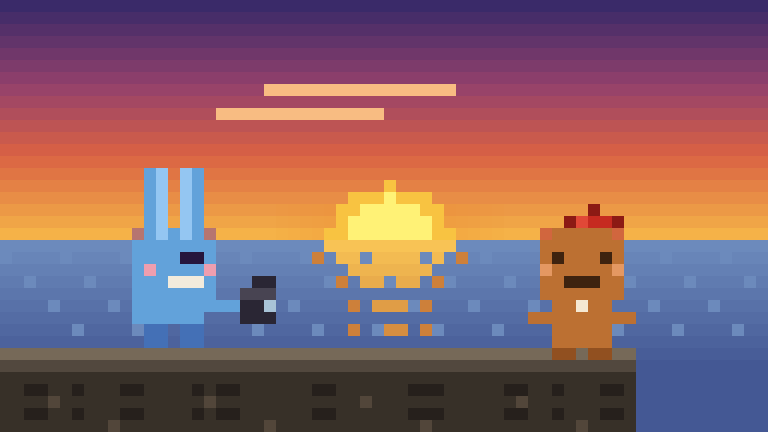

Here is the Python script that generated this plot:
from PIL import Image

W, H = 64, 36
S = 12

def set_px(canvas, x, y, color):
    if 0 <= x < W and 0 <= y < H:
        canvas[y][x] = color

def wrow(canvas, y, x1, x2, color):
    for x in range(x1, min(x2+1, W)):
        set_px(canvas, x, y, color)

def fill(canvas, y1, y2, x1, x2, color):
    for y in range(y1, y2+1):
        wrow(canvas, y, x1, x2, color)

def blend(c1, c2, t):
    t = max(0.0, min(1.0, t))
    return tuple(int(c1[i]*(1-t) + c2[i]*t) for i in range(3))

# ── Colors ───────────────────────────────────────────────────────────────────
SKY_TOP  = (58, 42, 105)
SKY_MID  = (148, 65, 108)
SKY_WARM = (218, 98, 68)
SKY_HOR  = (245, 178, 72)
SUN_C    = (255, 242, 118)
SUN_O    = (248, 195, 65)
SUN_GLOW = (238, 138, 48)

SEA_NEAR = (68, 88, 148)
SEA_MID  = (108, 138, 188)
REFL_HI  = (248, 195, 85)
REFL_MID = (205, 128, 58)

CLIFF    = (38, 32, 48)
CLIFF_LT = (62, 52, 72)

# 堤坝/栈桥颜色
PIER     = (82, 72, 62)     # 石头堤坝
PIER_LT  = (118, 105, 88)   # 顶面亮色
PIER_DK  = (55, 48, 40)     # 侧面暗色

GB       = (188, 112, 50)
GBD      = (145, 80, 32)
GBE      = (62, 35, 15)
GB_ICING = (245, 232, 210)
GB_CHEEK = (228, 152, 98)
HAT_RED  = (198, 42, 32)
HAT_DARK = (140, 26, 20)
HAT_LITE = (225, 72, 55)

BUN      = (98, 162, 218)
BUND     = (68, 112, 182)
BUNE     = (38, 22, 60)
BUN_LT   = (148, 198, 242)
BUN_BLUSH= (238, 158, 175)

CAM      = (42, 38, 52)
CAM_LT   = (72, 68, 82)
CAM_LENS = (168, 195, 215)

def draw():
    HORIZON = 20
    canvas = [[SKY_TOP]*W for _ in range(H)]

    # ── Sky gradient ─────────────────────────────────────────────────────────
    for y in range(HORIZON):
        t = y / (HORIZON - 1)
        if t < 0.35:
            col = blend(SKY_TOP, SKY_MID, t / 0.35)
        elif t < 0.65:
            col = blend(SKY_MID, SKY_WARM, (t - 0.35) / 0.30)
        else:
            col = blend(SKY_WARM, SKY_HOR, (t - 0.65) / 0.35)
        wrow(canvas, y, 0, W-1, col)

    # ── Sun（居中，x=32）────────────────────────────────────────────────────
    SX, SY = 32, HORIZON - 1
    for dy in range(-4, 5):
        for dx in range(-5, 6):
            if (dx*dx)/25.0 + (dy*dy)/16.0 <= 1.0:
                gy = SY + dy
                gx = SX + dx
                if 0 <= gx < W and gy < HORIZON:
                    inner = (dx*dx)/12.0 + (dy*dy)/9.0 <= 1.0
                    set_px(canvas, gx, gy, SUN_C if inner else SUN_O)
    # 光晕
    for y in range(HORIZON-3, HORIZON):
        for x in range(SX-10, SX+11):
            d = abs(x - SX) / 10.0
            if canvas[y][x] not in [SUN_C, SUN_O]:
                t = max(0, 1.0 - d)
                canvas[y][x] = blend(canvas[y][x], SUN_GLOW, t * 0.5)

    # ── 晚霞云彩 ─────────────────────────────────────────────────────────────
    CLOUD_C = (248, 188, 130)  # 淡橙
    # 中部淡云条（y=7–9，太阳上方）
    for x in range(22, 38):  set_px(canvas, x, 7, CLOUD_C)
    for x in range(18, 32):  set_px(canvas, x, 9, CLOUD_C)

    # ── 海面（y=20–35，右侧全海水）──────────────────────────────────────────
    for y in range(HORIZON, H):
        t = min((y - HORIZON) / 10, 1.0)
        wrow(canvas, y, 0, W-1, blend(SEA_MID, SEA_NEAR, t))
    # 太阳倒影（靠近堤坝处隔行被海水横穿）
    BREAK_ROWS = {24, 26, 28, 30}  # 横穿行（海水穿越倒影）
    for y in range(HORIZON, 31):
        rw = max(1, 5 - (y - HORIZON))
        rc = blend(REFL_HI, REFL_MID, (y-HORIZON)/9)
        if y in BREAK_ROWS:
            pass  # 海水横穿，跳过倒影
        else:
            for dx in range(-rw, rw+1):
                set_px(canvas, SX+dx, y, rc)
            if (y - HORIZON) % 2 == 1:
                set_px(canvas, SX-rw-2, y, REFL_MID)
                set_px(canvas, SX+rw+2, y, REFL_MID)
    # 海面波光
    for yi, y in enumerate([21, 23, 25, 27]):
        offset = yi * 2
        for x in range(offset, W, 5):
            if canvas[y][x] not in [REFL_HI, REFL_MID]:
                set_px(canvas, x, y, SEA_MID)

    # ── 陆地/悬崖（左侧，y=31–35，x=0–14）──────────────────────────────────
    for y in range(31, H):
        wrow(canvas, y, 0, 14, CLIFF)
    wrow(canvas, 31, 0, 14, CLIFF_LT)

    # ── 堤坝（顶面 y=29–30，末端 x=52）────────────────────────────────────
    PIER_Y1 = 29
    PIER_X2 = 52
    wrow(canvas, PIER_Y1,   0, PIER_X2, PIER_LT)
    wrow(canvas, PIER_Y1+1, 0, PIER_X2, PIER)
    for y in range(31, H):
        wrow(canvas, y, 0, PIER_X2, PIER_DK)
    # 堤坝侧面材质：横向石缝
    PIER_CRACK = (38, 32, 28)   # 深缝
    PIER_HI    = (82, 70, 58)   # 高光点
    for y in [32, 34]:
        for x in range(2, PIER_X2, 8):
            set_px(canvas, x, y, PIER_CRACK)
            set_px(canvas, x+1, y, PIER_CRACK)
    # 竖向分隔缝（石块间距）
    for x in range(6, PIER_X2, 10):
        for y in range(31, H):
            if (x + y) % 2 == 0:
                set_px(canvas, x, y, PIER_CRACK)
    # 偶发高光点（模拟湿石反光）
    for x in range(4, PIER_X2, 13):
        set_px(canvas, x, 33, PIER_HI)
        set_px(canvas, x+5, 35, PIER_HI)

    # ── 姜饼人（GCX=40，堤坝末端）──────────────────────────────────────────
    GCX = 48
    set_px(canvas, GCX+1, 17, HAT_DARK)
    for dx in range(-1, 4): set_px(canvas, GCX+dx, 18, HAT_RED)
    for dx in range(-1, 4): set_px(canvas, GCX+dx, 19, HAT_RED)
    set_px(canvas, GCX-1, 18, HAT_DARK); set_px(canvas, GCX+3, 18, HAT_DARK)
    set_px(canvas, GCX-1, 19, HAT_DARK); set_px(canvas, GCX+3, 19, HAT_DARK)
    set_px(canvas, GCX,   18, HAT_LITE)
    fill(canvas, 19, 24, GCX-3, GCX+3, GB)
    set_px(canvas, GCX-3, 19, blend(SKY_WARM, GB, 0.3))
    set_px(canvas, GCX+3, 19, blend(SKY_WARM, GB, 0.3))
    set_px(canvas, GCX-2, 21, GBE); set_px(canvas, GCX+2, 21, GBE)
    set_px(canvas, GCX-3, 22, GB_CHEEK); set_px(canvas, GCX+3, 22, GB_CHEEK)
    set_px(canvas, GCX-1, 23, GBE); set_px(canvas, GCX, 23, GBE); set_px(canvas, GCX+1, 23, GBE)
    fill(canvas, 24, 28, GCX-2, GCX+2, GB)
    set_px(canvas, GCX, 25, GB_ICING)
    wrow(canvas, 29, GCX-2, GCX-1, GBD); wrow(canvas, 29, GCX+1, GCX+2, GBD)
    set_px(canvas, GCX-3, 26, GB); set_px(canvas, GCX-4, 26, GB)
    set_px(canvas, GCX+3, 26, GB); set_px(canvas, GCX+4, 26, GB)

    # ── 蓝兔子（BCX=14，堤坝左端，面右，举相机）────────────────────────────
    BCX = 14
    for ey in range(14, 20):
        set_px(canvas, BCX-2, ey, BUN); set_px(canvas, BCX-1, ey, BUN_LT)
        set_px(canvas, BCX+2, ey, BUN); set_px(canvas, BCX+1, ey, BUN_LT)
    fill(canvas, 19, 24, BCX-3, BCX+3, BUN)
    set_px(canvas, BCX-3, 19, blend(SKY_WARM, BUN, 0.3))
    set_px(canvas, BCX+3, 19, blend(SKY_WARM, BUN, 0.3))
    set_px(canvas, BCX-1, 19, BUN_LT); set_px(canvas, BCX+1, 19, BUN_LT)
    set_px(canvas, BCX+1, 21, BUNE); set_px(canvas, BCX+2, 21, BUNE)
    set_px(canvas, BCX-2, 22, BUN_BLUSH); set_px(canvas, BCX+3, 22, BUN_BLUSH)
    BUN_SMILE = (242, 235, 220)
    set_px(canvas, BCX, 23, BUN_SMILE); set_px(canvas, BCX+1, 23, BUN_SMILE); set_px(canvas, BCX+2, 23, BUN_SMILE)
    fill(canvas, 24, 26, BCX-2, BCX+2, BUN)
    wrow(canvas, 27, BCX-2, BCX-1, BUND); wrow(canvas, 27, BCX+1, BCX+2, BUND)
    wrow(canvas, 28, BCX-2, BCX-1, BUND); wrow(canvas, 28, BCX+1, BCX+2, BUND)
    # 右手臂举相机
    set_px(canvas, BCX+3, 25, BUN); set_px(canvas, BCX+4, 25, BUN); set_px(canvas, BCX+5, 25, BUN)
    # 左手臂
    set_px(canvas, BCX-3, 25, BUN); set_px(canvas, BCX-3, 26, BUN)
    # 相机
    fill(canvas, 24, 26, BCX+6, BCX+8, CAM)
    wrow(canvas, 24, BCX+6, BCX+8, CAM_LT)
    set_px(canvas, BCX+8, 25, CAM_LENS)
    set_px(canvas, BCX+7, 23, CAM); set_px(canvas, BCX+8, 23, CAM)

    # ── 输出 ─────────────────────────────────────────────────────────────────
    img = Image.new('RGB', (W*S, H*S))
    pixels = img.load()
    for y in range(H):
        for x in range(W):
            col = tuple(canvas[y][x])
            for dy in range(S):
                for dx in range(S):
                    pixels[x*S+dx, y*S+dy] = col
    img.save('pixel_beach_sunset.png')
    print(f"Saved: {W*S}×{H*S}px")

draw()
